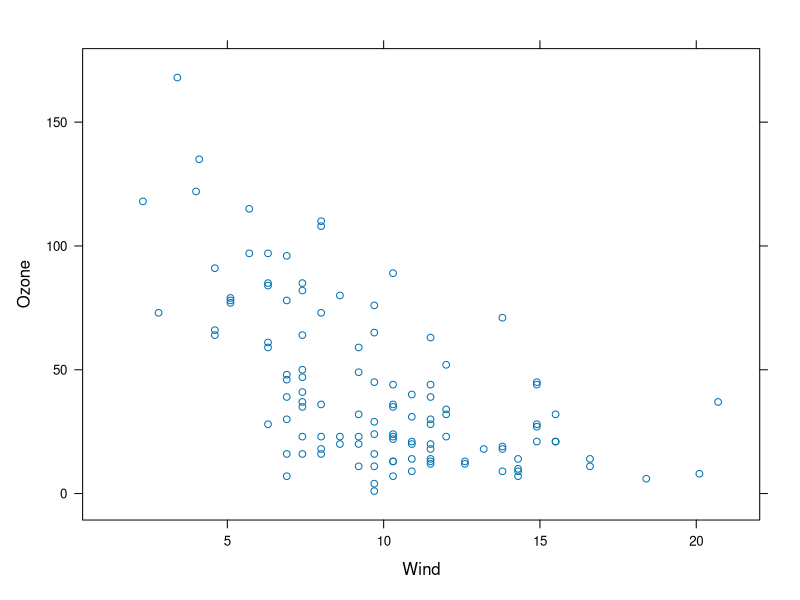
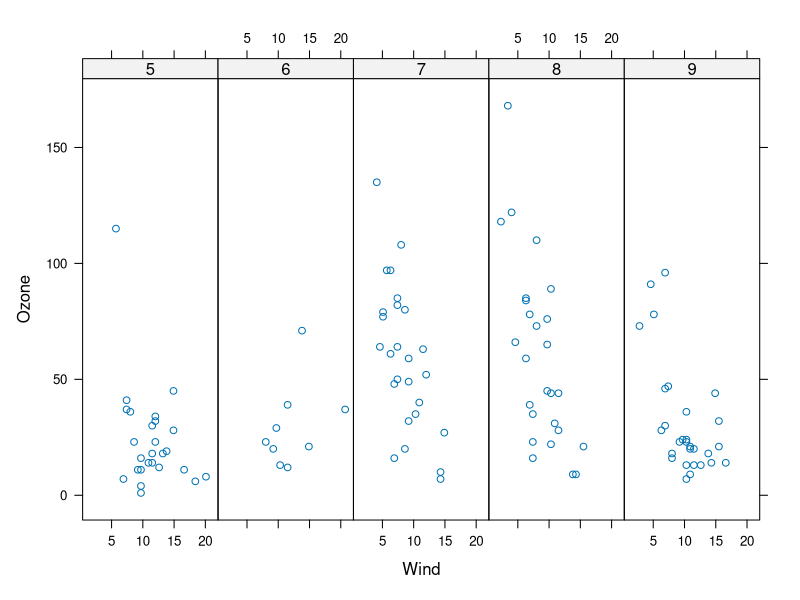
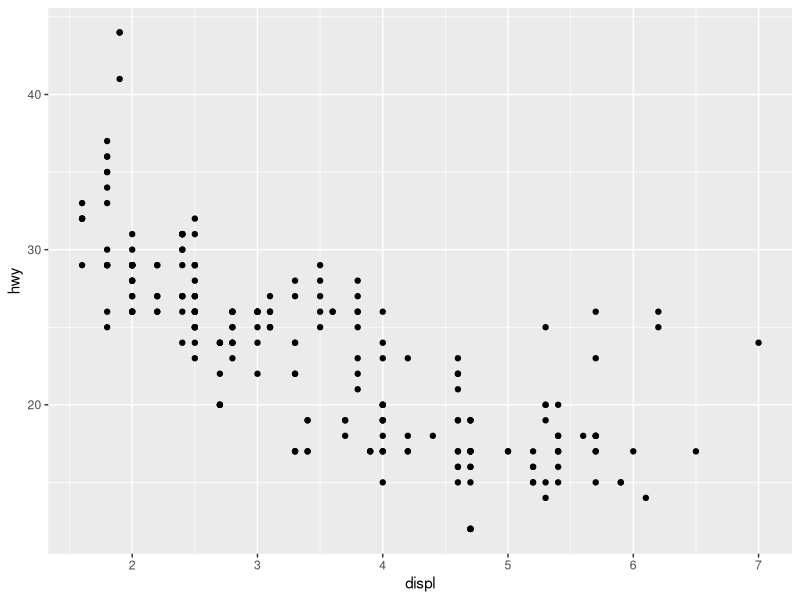
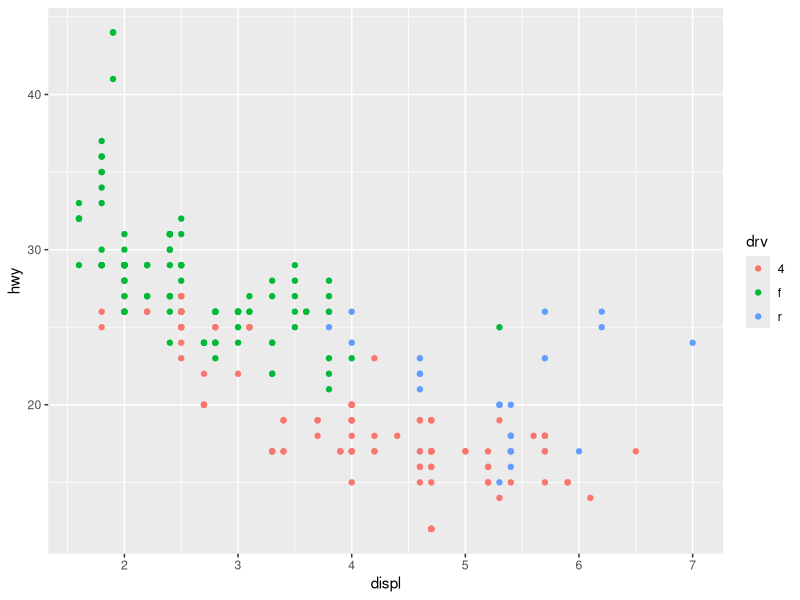
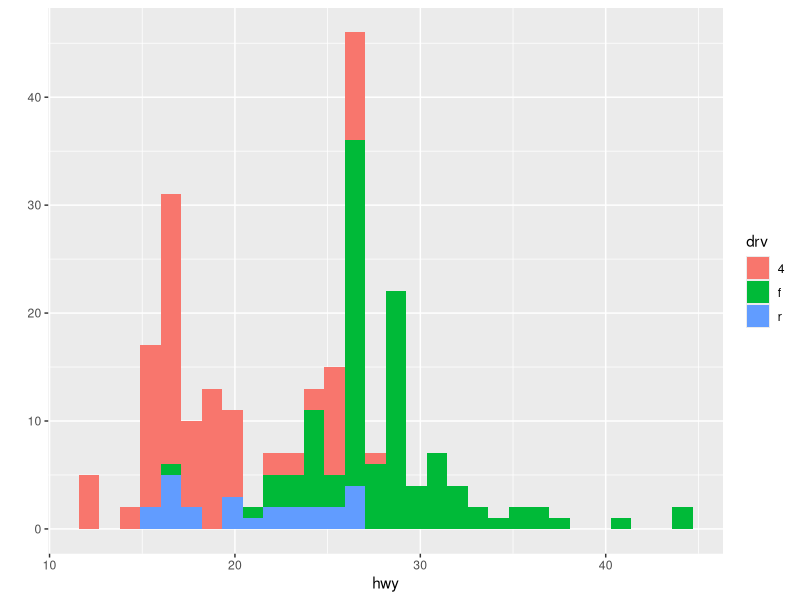
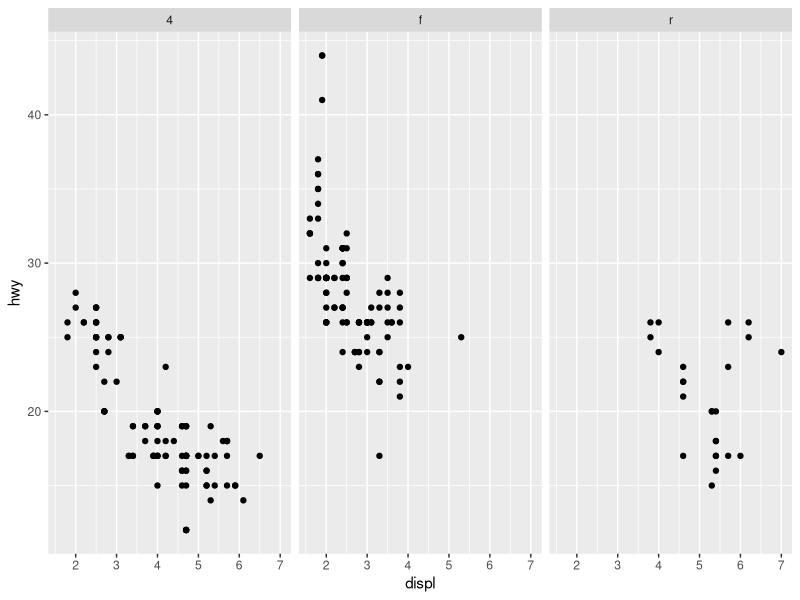
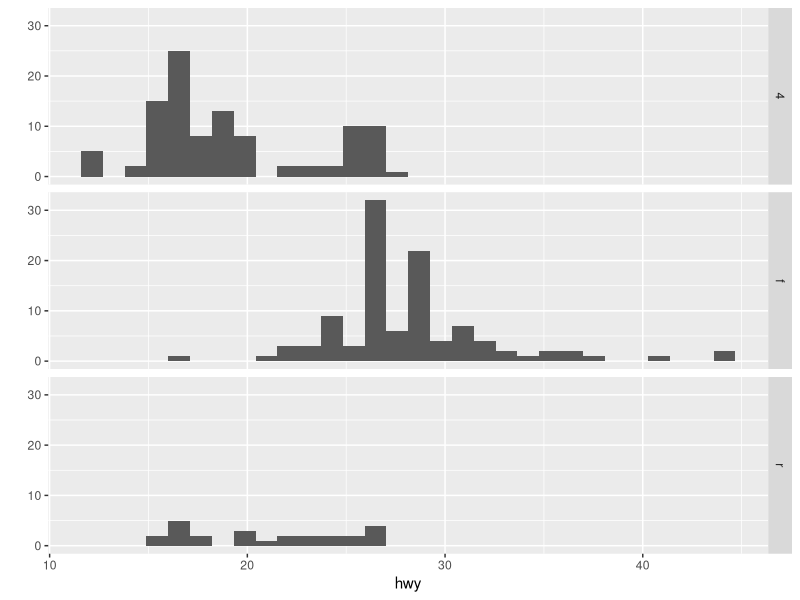
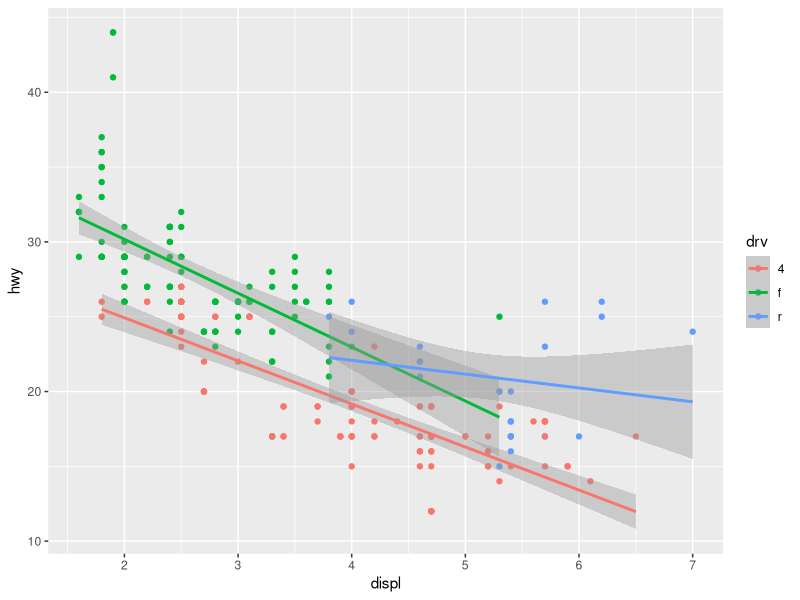

These figures' R source, in order:
# ***********************Lattice plots***********************
library(lattice)
# Makes plot in single calls
# Main functions are
# + xyplot -- main fn for scatterplots
# + bwplot -- basically boxplots
# + histogram
# + stripplot -- boxplot with actual points
# + dotplot -- plot dots on violin strings
# + splom -- scatterplot matrix
# + levelplot, contourplot -- plotting image data

# xyplot(y ~x | f * g, data)
# This is a formula notation. x,y are axes, and f,g are factors
xyplot(Ozone ~ Wind, data = airquality)
# multiple graphs
airquality <- transform(airquality, Month = factor(Month))
xyplot(Ozone~Wind | Month, data = airquality, layout = c(5,1))
# lattice plots return objects of a class trellis or smth which can be stored in a variable
# youcan make a custom panel function

# ***********************ggplot2***********************
library(ggplot2)
# Basic components of ggplot2 plot
# + A data frame
# + Aesthetic mappings
# + geoms -- objects like points, lines, shapes
# + facets -- for conditional plots
# + stats -- stat. trans. like binning, quantiles, smoothing
# + scales -- what scale an aesthetic map uses
# + coordinate systems
# qplot() is the basic function of ggplot2
# color to give different colors. shape to give different shapes
qplot(displ,hwy, data = mpg)
qplot(displ,hwy, data = mpg, color = drv)
# you can make a histogram ussing a single data
qplot(hwy,data = mpg, fill = drv)
# facets argument helps you to make side by side plots
# variable to the right means one col, left means two col
# replace . to enter label
qplot(displ,hwy, data = mpg, facets = .~drv)
qplot(hwy,data = mpg, facets = drv~.)
# geom_smooth() to make linear lines
qplot(displ,hwy, data = mpg, color = drv) + geom_smooth(method = "lm")
# Saving plots in higher qualities
plot <- qplot(log(hwy),data = mpg, geom = "density", color = drv)
ggsave(plot, file = "myplot.png", dpi = 1000)

# Using ggplot to systematically make a plot
g <- ggplot(mpg, aes(displ,hwy))
# adding points
g <- g + geom_point(aes(color = drv),alpha = 1/2)
# Adding more layers: smooth
g + geom_smooth()
g <- g + geom_smooth(method = "lm")
# adding facets
g + facet_grid(.~drv)
# annotations using xlab(), ylab(), labs(), ggtitle()
# theme() to make changes globally
# two std themes theme_gray() theme_bw()
# modyfying aesthetics
# color, size and alpha(transparency) in points
# linetype, method, se in smooth
# base_family in different themes
# *************************************************************